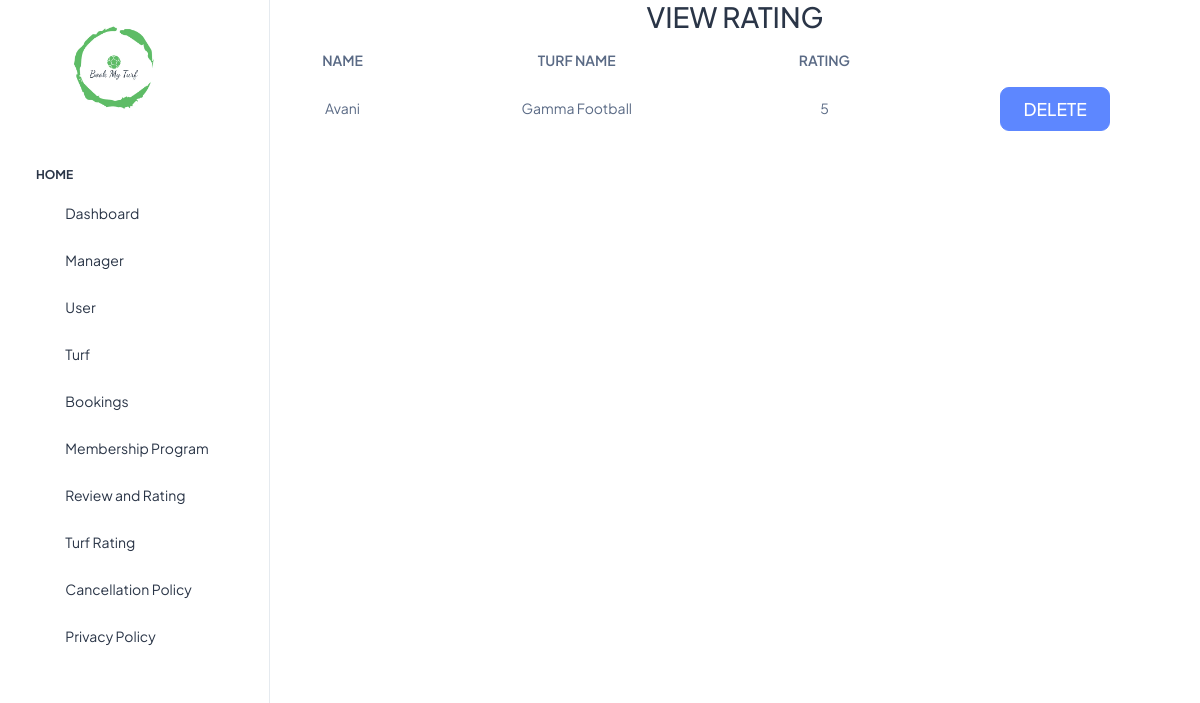
Page /viewturfrating2/ on the committed database.
### turf_app/models.py (models this page shows)
class turfreview_tbl(models.Model):
    user_id = models.ForeignKey(usertbl, on_delete=models.CASCADE, null=True)
    turf_id = models.ForeignKey(turftbl, on_delete=models.CASCADE, null=True)
    rating = models.IntegerField(null=True)
    review = models.CharField(max_length=15, null=True)

class usertbl(models.Model):
    fname = models.CharField(max_length=20, null=True)
    mname = models.CharField(max_length=20, null=True)
    lname = models.CharField(max_length=20, null=True)
    district = models.CharField(max_length=20, null=True)
    gender = models.CharField(max_length=7, null=True)
    dob = models.DateField(null=True)
    phoneno = models.IntegerField(null=True)
    email = models.EmailField(null=True)
    username = models.CharField(max_length=10, null=True)
    password = models.CharField(max_length=10, null=True)

class turftbl(models.Model):
    tname = models.CharField(max_length=20, null=True)
    loc = models.CharField(max_length=50, null=True)
    district = models.CharField(max_length=20, null=True)
    grass = models.CharField(max_length=10, null=True)
    length = models.FloatField(null=True)
    width = models.FloatField(null=True)
    timing = models.CharField(max_length=20, null=True)
    contact = models.IntegerField(null=True)
    email = models.EmailField(null=True)
    image = models.ImageField(null=True, upload_to='media')
    sports = models.CharField(max_length=60, null=True)
    amenities = models.TextField(max_length=60, null=True)
    amount = models.IntegerField( null=True)

### turf_app/views.py (the view)
# urls.py: path("viewturfrating2/", views.viewturfrating2),
def viewturfrating2(request):
    v = turfreview_tbl.objects.all()
    return render(request, "viewturfrating2.html", {"v": v})

### templates/viewturfrating2.html (shortened to what this page needs)
<!DOCTYPE html>
{%load static%}
<html lang="en">
<head>
</head>
<body>
{% include 'sidebar.html' %}
<div class="body-wrapper">
<h2>VIEW RATING</h2>
<table>
    <tr>
        <th>NAME</th>
         <th>TURF NAME</th>
        <th>RATING</th>
    </tr>
    {%for i in v%}
    <tr>
        <td>{{i.user_id.fname}}</td>
        <td>{{i.turf_id.tname}}</td>
        <td>{{i.rating}}</td>
        <td> <a href="/deleterating/{{i.id}}" class="btn btn-primary btn-lg btn-block" style="width:40%;">DELETE</a></td>
    </tr>
    {%endfor%}
</table>
</div>
</body>
</html>

### templates/viewturfrating2.html (style rules this page uses)
body { margin: 0; font-family: Arial, Helvetica, sans-serif; }
table { border-collapse: collapse; width: 100% }
tr,td,th { border: 1px solid #dddddd; text-align: center; padding: 8px; }
h2 { text-align: center; }

### rows in the picture
turfreview_tbl: user_id.fname "Avani", turf_id.tname "Gamma Football", rating "5"
